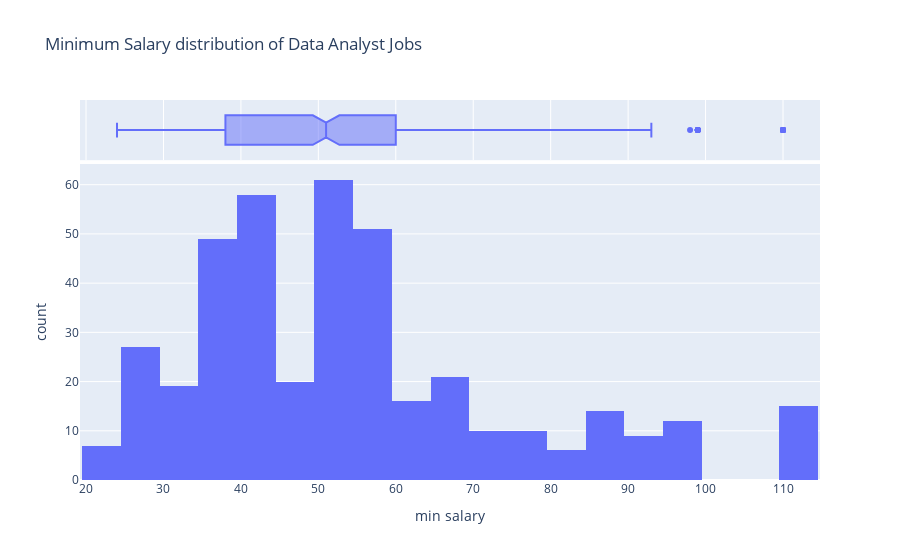
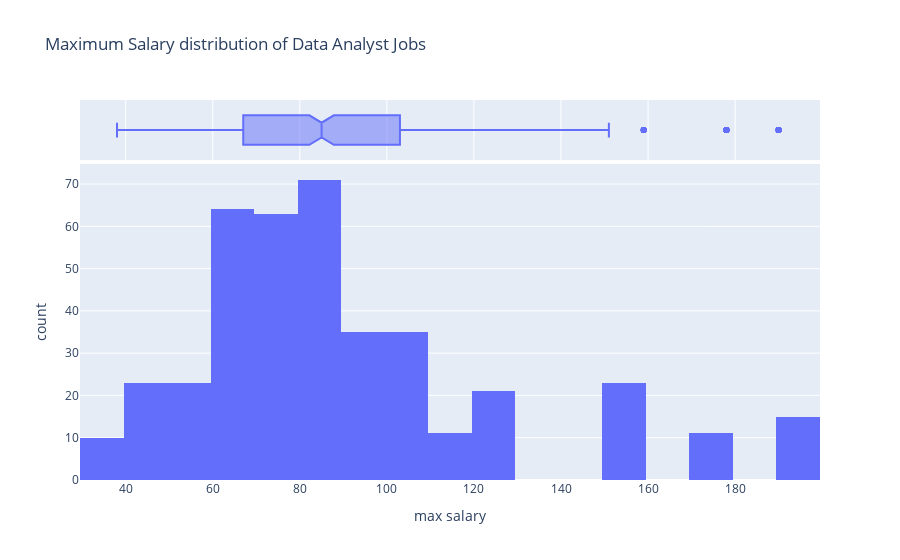
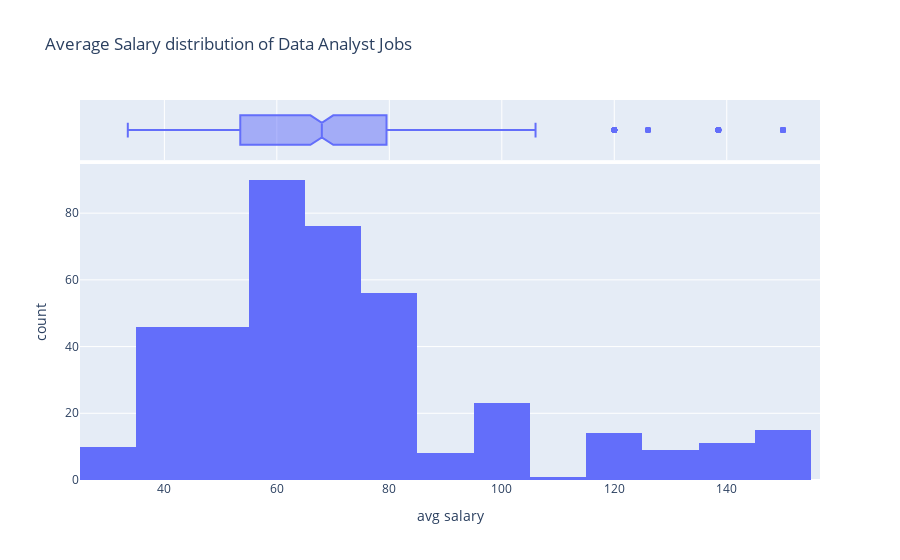

Notebook cell for these charts, in order:
### Code cell
salary_min = px.histogram(data_analyst,
                             x= 'min salary',
                             title='Minimum Salary distribution of Data Analyst Jobs',
                             marginal="box",
                             hover_data = data_analyst[['Job Title', 'Company Name']])
salary_max = px.histogram(data_analyst,
                             x= 'max salary',
                             title='Maximum Salary distribution of Data Analyst Jobs',
                             marginal="box",
                             hover_data = data_analyst[['Job Title', 'Company Name']])
salary_avg = px.histogram(data_analyst,
                             x= 'avg salary',
                             title='Average Salary distribution of Data Analyst Jobs',
                             marginal="box",
                             hover_data = data_analyst[['Job Title', 'Company Name']])
salary_min.show()
salary_max.show()
salary_avg.show()

### Figure 1 — Plotly figure (JSON) as saved in the notebook; plotly's stock layout.template omitted (floating-point values rounded to 4 significant figures; data arrays with more than 128 entries replaced by an {"elided": "..."} marker saying what was removed)
{"data": [{"alignmentgroup": "True", "bingroup": "x", "hovertemplate": "min salary=%{x}<br>count=%{y}<extra></extra>", "legendgroup": "", "marker": {"color": "#636efa"}, "name": "", "offsetgroup": "", "orientation": "v", "showlegend": false, "type": "histogram", "x": {"elided": "405 int values"}, "xaxis": "x", "yaxis": "y"}, {"alignmentgroup": "True", "customdata": {"elided": "405x2 str values"}, "hovertemplate": "min salary=%{x}<br>Job Title=%{customdata[0]}<br>Company Name=%{customdata[1]}<extra></extra>", "legendgroup": "", "marker": {"color": "#636efa"}, "name": "", "notched": true, "offsetgroup": "", "showlegend": false, "type": "box", "x": {"elided": "405 int values"}, "xaxis": "x2", "yaxis": "y2"}], "layout": {"barmode": "relative", "legend": {"tracegroupgap": 0}, "title": {"text": "Minimum Salary distribution of Data Analyst Jobs"}, "xaxis": {"anchor": "y", "domain": [0, 1], "title": {"text": "min salary"}}, "xaxis2": {"anchor": "y2", "domain": [0, 1], "matches": "x", "showgrid": true, "showticklabels": false}, "yaxis": {"anchor": "x", "domain": [0, 0.8316], "title": {"text": "count"}}, "yaxis2": {"anchor": "x2", "domain": [0.8416, 1], "matches": "y2", "showgrid": false, "showline": false, "showticklabels": false, "ticks": ""}}}

### Figure 2 — Plotly figure (JSON) as saved in the notebook; plotly's stock layout.template omitted (floating-point values rounded to 4 significant figures; data arrays with more than 128 entries replaced by an {"elided": "..."} marker saying what was removed)
{"data": [{"alignmentgroup": "True", "bingroup": "x", "hovertemplate": "max salary=%{x}<br>count=%{y}<extra></extra>", "legendgroup": "", "marker": {"color": "#636efa"}, "name": "", "offsetgroup": "", "orientation": "v", "showlegend": false, "type": "histogram", "x": {"elided": "405 int values"}, "xaxis": "x", "yaxis": "y"}, {"alignmentgroup": "True", "customdata": {"elided": "405x2 str values"}, "hovertemplate": "max salary=%{x}<br>Job Title=%{customdata[0]}<br>Company Name=%{customdata[1]}<extra></extra>", "legendgroup": "", "marker": {"color": "#636efa"}, "name": "", "notched": true, "offsetgroup": "", "showlegend": false, "type": "box", "x": {"elided": "405 int values"}, "xaxis": "x2", "yaxis": "y2"}], "layout": {"barmode": "relative", "legend": {"tracegroupgap": 0}, "title": {"text": "Maximum Salary distribution of Data Analyst Jobs"}, "xaxis": {"anchor": "y", "domain": [0, 1], "title": {"text": "max salary"}}, "xaxis2": {"anchor": "y2", "domain": [0, 1], "matches": "x", "showgrid": true, "showticklabels": false}, "yaxis": {"anchor": "x", "domain": [0, 0.8316], "title": {"text": "count"}}, "yaxis2": {"anchor": "x2", "domain": [0.8416, 1], "matches": "y2", "showgrid": false, "showline": false, "showticklabels": false, "ticks": ""}}}

### Figure 3 — Plotly figure (JSON) as saved in the notebook; plotly's stock layout.template omitted (floating-point values rounded to 4 significant figures; data arrays with more than 128 entries replaced by an {"elided": "..."} marker saying what was removed)
{"data": [{"alignmentgroup": "True", "bingroup": "x", "hovertemplate": "avg salary=%{x}<br>count=%{y}<extra></extra>", "legendgroup": "", "marker": {"color": "#636efa"}, "name": "", "offsetgroup": "", "orientation": "v", "showlegend": false, "type": "histogram", "x": {"elided": "405 float values"}, "xaxis": "x", "yaxis": "y"}, {"alignmentgroup": "True", "customdata": {"elided": "405x2 str values"}, "hovertemplate": "avg salary=%{x}<br>Job Title=%{customdata[0]}<br>Company Name=%{customdata[1]}<extra></extra>", "legendgroup": "", "marker": {"color": "#636efa"}, "name": "", "notched": true, "offsetgroup": "", "showlegend": false, "type": "box", "x": {"elided": "405 float values"}, "xaxis": "x2", "yaxis": "y2"}], "layout": {"barmode": "relative", "legend": {"tracegroupgap": 0}, "title": {"text": "Average Salary distribution of Data Analyst Jobs"}, "xaxis": {"anchor": "y", "domain": [0, 1], "title": {"text": "avg salary"}}, "xaxis2": {"anchor": "y2", "domain": [0, 1], "matches": "x", "showgrid": true, "showticklabels": false}, "yaxis": {"anchor": "x", "domain": [0, 0.8316], "title": {"text": "count"}}, "yaxis2": {"anchor": "x2", "domain": [0.8416, 1], "matches": "y2", "showgrid": false, "showline": false, "showticklabels": false, "ticks": ""}}}
